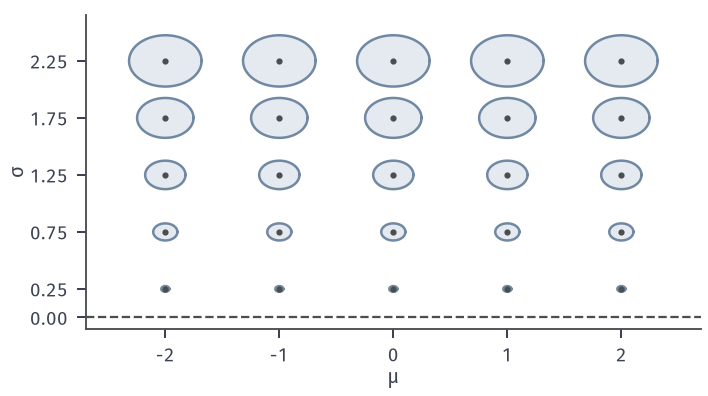

Here is the Python script that generated this plot:
"""Fisher ellipses {delta: (1/2) delta^T G delta = eps}, eps=0.01, in the (mu,sigma) half-plane; G=diag(1/sigma^2, 2/sigma^2).
Semi-axes sqrt(2 eps) sigma (mu-direction) and sqrt(eps) sigma (sigma-direction)."""
from pathlib import Path
import sys
HERE = Path(__file__).resolve().parent
sys.path.insert(0, str(HERE.parent/"igeo-common"))
from common import *

fig, ax = figure(width_mm=100, height_mm=56)
eps = 0.01; ang = np.linspace(0, 2*np.pi, 200)
for s in (0.25, 0.75, 1.25, 1.75, 2.25):
    for m in (-2, -1, 0, 1, 2):
        a_ = np.sqrt(2*eps)*s; b_ = np.sqrt(eps)*s
        ax.fill(m+a_*np.cos(ang), s+b_*np.sin(ang), color=BLUE_FILL, lw=0)
        ax.plot(m+a_*np.cos(ang), s+b_*np.sin(ang), color=BLUE, lw=1.0)
        ax.scatter([m], [s], s=3, color=STROKE, zorder=4)
ax.axhline(0, color=STROKE, lw=0.9, ls='--')
ax.set_xlim(-2.7, 2.7); ax.set_ylim(-0.1, 2.65); ax.set_aspect('equal')
ax.set_xlabel(r'$\mu$', labelpad=1); ax.set_ylabel(r'$\sigma$', labelpad=1)
ax.set_yticks([0, 0.25, 0.75, 1.25, 1.75, 2.25])
save(fig, HERE, 'figure', {'eps': eps, 'semi_axes_at_sigma_2.25': [np.sqrt(2*eps)*2.25, np.sqrt(eps)*2.25]})
